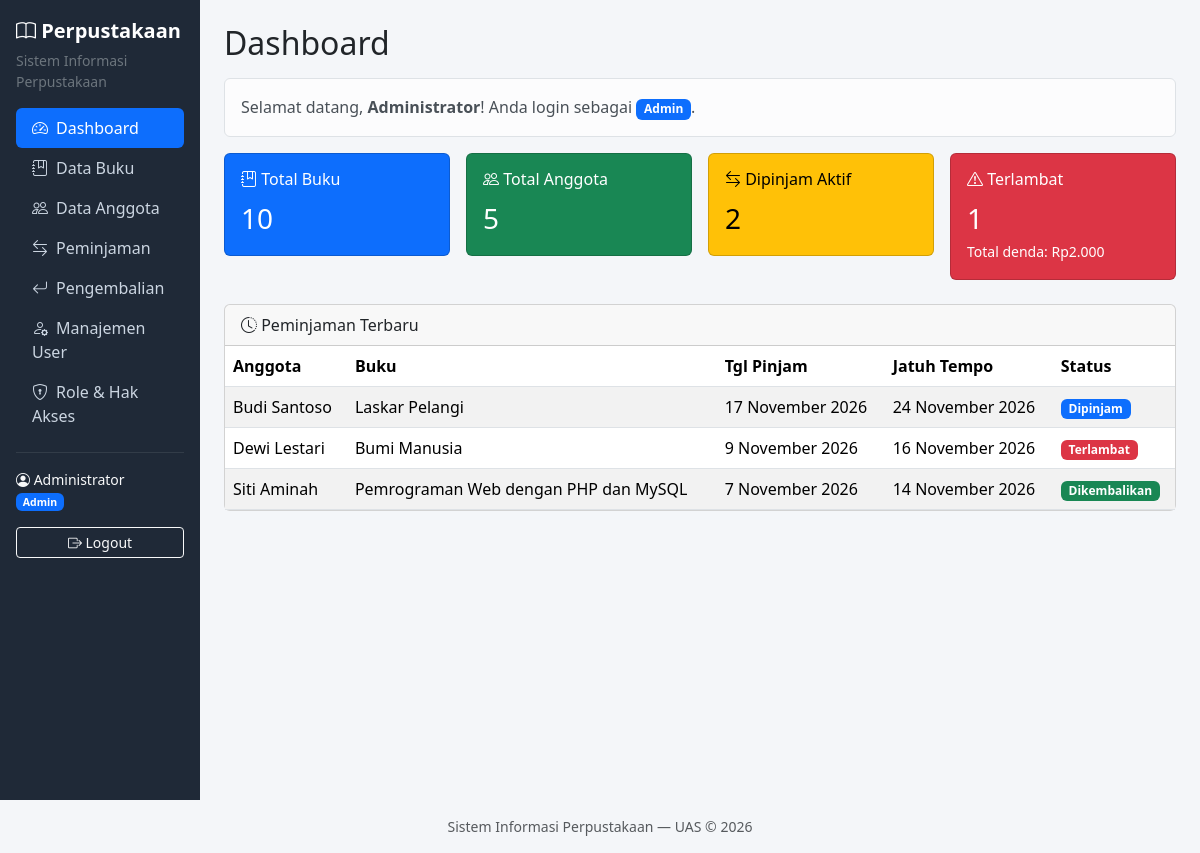
/source/dashboard.php (signed in), run on the app's committed database.
### tables this page shows
CREATE TABLE IF NOT EXISTS peminjaman (
    id INT AUTO_INCREMENT PRIMARY KEY,
    anggota_id INT NOT NULL,
    buku_id INT NOT NULL,
    tanggal_pinjam DATE NOT NULL,
    tanggal_jatuh_tempo DATE NOT NULL,
    tanggal_kembali DATE NULL,
    status ENUM('dipinjam','dikembalikan','terlambat') NOT NULL DEFAULT 'dipinjam',
    denda INT NOT NULL DEFAULT 0,
    created_at TIMESTAMP DEFAULT CURRENT_TIMESTAMP,
    FOREIGN KEY (anggota_id) REFERENCES anggota (id),
    FOREIGN KEY (buku_id) REFERENCES buku (id)
);

CREATE TABLE IF NOT EXISTS anggota (
    id INT AUTO_INCREMENT PRIMARY KEY,
    nomor_anggota VARCHAR(20) NOT NULL UNIQUE,
    nama VARCHAR(100) NOT NULL,
    telepon VARCHAR(20) NULL,
    alamat TEXT NULL,
    created_at TIMESTAMP DEFAULT CURRENT_TIMESTAMP
);

CREATE TABLE IF NOT EXISTS buku (
    id INT AUTO_INCREMENT PRIMARY KEY,
    judul VARCHAR(200) NOT NULL,
    penulis VARCHAR(100) NOT NULL,
    penerbit VARCHAR(100) NULL,
    tahun INT NULL,
    kategori_id INT NULL,
    stok INT NOT NULL DEFAULT 0,
    created_at TIMESTAMP DEFAULT CURRENT_TIMESTAMP,
    FOREIGN KEY (kategori_id) REFERENCES kategori (id) ON DELETE SET NULL
);

### source/includes/auth.php (called while the page is built, shortened)
<?php
function url($path)
{
    return BASE_PATH . $path;
}
function e($str)
{
    return htmlspecialchars((string) $str, ENT_QUOTES, 'UTF-8');
}
function currentUser()
{
    return $_SESSION['user'] ?? null;
}
function userPermissions(PDO $pdo)
{
    $user = currentUser();
    $stmt = $pdo->prepare(
        'SELECT p.name FROM permissions p
         JOIN role_permissions rp ON rp.permission_id = p.id
         WHERE rp.role_id = ?'
    );
    $stmt->execute([$user['role_id']]);
    return $stmt->fetchAll(PDO::FETCH_COLUMN);
}
function can(PDO $pdo, $permission)
{
    return in_array($permission, userPermissions($pdo), true);
}
function tglIndo($tanggal)
{
    $bulan = [
        1 => 'Januari', 'Februari', 'Maret', 'April', 'Mei', 'Juni',
        'Juli', 'Agustus', 'September', 'Oktober', 'November', 'Desember',
    ];
    $ts = strtotime($tanggal);
    return date('j', $ts) . ' ' . $bulan[(int) date('n', $ts)] . ' ' . date('Y', $ts);
}
function rupiah($angka)
{
    return 'Rp' . number_format((int) $angka, 0, ',', '.');
}
function statusPeminjaman($row)
{
    if (!empty($row['tanggal_kembali'])) {
        return ['label' => 'Dikembalikan', 'class' => 'success'];
    }
    if (date('Y-m-d') > $row['tanggal_jatuh_tempo']) {
        return ['label' => 'Terlambat', 'class' => 'danger'];
    }
    return ['label' => 'Dipinjam', 'class' => 'primary'];
}

### source/dashboard.php (the view, shortened to what this page needs)
<?php
require __DIR__ . '/config/database.php';
require __DIR__ . '/includes/auth.php';
$title = 'Dashboard';
$user = currentUser();
$totalBuku    = (int) $pdo->query('SELECT COUNT(*) FROM buku')->fetchColumn();
$totalAnggota = (int) $pdo->query('SELECT COUNT(*) FROM anggota')->fetchColumn();
$pinjamAktif  = (int) $pdo->query("SELECT COUNT(*) FROM peminjaman WHERE tanggal_kembali IS NULL")->fetchColumn();
$terlambat    = (int) $pdo->query(
    "SELECT COUNT(*) FROM peminjaman WHERE tanggal_kembali IS NULL AND tanggal_jatuh_tempo < CURDATE()"
)->fetchColumn();
$totalDenda   = (int) $pdo->query('SELECT COALESCE(SUM(denda),0) FROM peminjaman')->fetchColumn();
if (isRole('Anggota') && !empty($user['anggota_id'])) {
    $stmt = $pdo->prepare(
        'SELECT p.*, a.nama AS nama_anggota, b.judul AS judul_buku
         FROM peminjaman p
         JOIN anggota a ON a.id = p.anggota_id
         JOIN buku b ON b.id = p.buku_id
         WHERE p.anggota_id = ?
         ORDER BY p.created_at DESC LIMIT 10'
    );
    $stmt->execute([$user['anggota_id']]);
    $pinjamanTerbaru = $stmt->fetchAll();
    $stmt = $pdo->prepare("SELECT COUNT(*) FROM peminjaman WHERE anggota_id = ? AND tanggal_kembali IS NULL");
    $stmt->execute([$user['anggota_id']]);
    $pinjamAktif = (int) $stmt->fetchColumn();
    $stmt = $pdo->prepare("SELECT COUNT(*) FROM peminjaman WHERE anggota_id = ? AND tanggal_kembali IS NULL AND tanggal_jatuh_tempo < CURDATE()");
    $stmt->execute([$user['anggota_id']]);
    $terlambat = (int) $stmt->fetchColumn();
    $stmt = $pdo->prepare('SELECT COALESCE(SUM(denda),0) FROM peminjaman WHERE anggota_id = ?');
    $stmt->execute([$user['anggota_id']]);
    $totalDenda = (int) $stmt->fetchColumn();
} else {
    $pinjamanTerbaru = $pdo->query(
        'SELECT p.*, a.nama AS nama_anggota, b.judul AS judul_buku
         FROM peminjaman p
         JOIN anggota a ON a.id = p.anggota_id
         JOIN buku b ON b.id = p.buku_id
         ORDER BY p.created_at DESC LIMIT 10'
    )->fetchAll();
}
require __DIR__ . '/includes/header.php';
?>
<div class="alert alert-light border">
    Selamat datang, <strong><?= e($user['name']) ?></strong>! Anda login sebagai
    <span class="badge bg-primary"><?= e($user['role_name']) ?></span>.
</div>
<div class="row g-3 mb-4">
    <div class="col-md-3">
        <div class="card text-bg-primary"><div class="card-body">
            <h6 class="card-title"><i class="bi bi-journal-bookmark"></i> Total Buku</h6>
            <p class="card-text fs-3 mb-0"><?= $totalBuku ?></p>
        </div></div>
    </div>
    <div class="col-md-3">
        <div class="card text-bg-success"><div class="card-body">
            <h6 class="card-title"><i class="bi bi-people"></i> Total Anggota</h6>
            <p class="card-text fs-3 mb-0"><?= $totalAnggota ?></p>
        </div></div>
    </div>
    <div class="col-md-3">
        <div class="card text-bg-warning"><div class="card-body">
            <h6 class="card-title"><i class="bi bi-arrow-left-right"></i> Dipinjam Aktif</h6>
            <p class="card-text fs-3 mb-0"><?= $pinjamAktif ?></p>
        </div></div>
    </div>
    <div class="col-md-3">
        <div class="card text-bg-danger"><div class="card-body">
            <h6 class="card-title"><i class="bi bi-exclamation-triangle"></i> Terlambat</h6>
            <p class="card-text fs-3 mb-0"><?= $terlambat ?></p>
            <small>Total denda: <?= rupiah($totalDenda) ?></small>
        </div></div>
    </div>
</div>
<div class="card">
    <div class="card-header"><i class="bi bi-clock-history"></i> Peminjaman Terbaru</div>
    <div class="card-body p-0">
        <table class="table table-striped mb-0">
            <thead><tr>
                <th>Anggota</th><th>Buku</th><th>Tgl Pinjam</th><th>Jatuh Tempo</th><th>Status</th>
            </tr></thead>
            <tbody>
            <?php if (empty($pinjamanTerbaru)): ?>
                <tr><td colspan="5" class="text-center text-muted py-3">Belum ada data peminjaman.</td></tr>
            <?php else: ?>
                <?php foreach ($pinjamanTerbaru as $row): $st = statusPeminjaman($row); ?>
                <tr>
                    <td><?= e($row['nama_anggota']) ?></td>
                    <td><?= e($row['judul_buku']) ?></td>
                    <td><?= tglIndo($row['tanggal_pinjam']) ?></td>
                    <td><?= tglIndo($row['tanggal_jatuh_tempo']) ?></td>
                    <td><span class="badge bg-<?= $st['class'] ?>"><?= $st['label'] ?></span></td>
                </tr>
                <?php endforeach; ?>
            <?php endif; ?>
            </tbody>
        </table>
    </div>
</div>
<?php require __DIR__ . '/includes/footer.php'; ?>

### source/includes/header.php (shortened to what this page needs)
<?php
$user = currentUser();
$uri = $_SERVER['REQUEST_URI'] ?? '';
function menuAktif($path, $uri)
{
    return strpos($uri, $path) === 0 ? 'active' : '';
}
?>
<!DOCTYPE html>
<html lang="id">
<head>
    <link href="https://cdn.jsdelivr.net/npm/bootstrap@5.3.3/dist/css/bootstrap.min.css" rel="stylesheet">
    <link href="https://cdn.jsdelivr.net/npm/bootstrap-icons@1.11.3/font/bootstrap-icons.min.css" rel="stylesheet">
</head>
<body>
<div class="container-fluid">
    <div class="row">
        <nav class="col-md-3 col-lg-2 d-md-block sidebar p-3">
            <div class="brand fs-5 mb-1"><i class="bi bi-book"></i> Perpustakaan</div>
            <div class="text-secondary small mb-3">Sistem Informasi Perpustakaan</div>
            <ul class="nav flex-column">
                <li class="nav-item">
                    <a class="nav-link <?= menuAktif(url('/dashboard.php'), $uri) ?>" href="<?= url('/dashboard.php') ?>"><i class="bi bi-speedometer2"></i>Dashboard</a>
                </li>
                <?php if (can($pdo, 'buku.view')): ?>
                <li class="nav-item">
                    <a class="nav-link <?= menuAktif(url('/buku/'), $uri) ?>" href="<?= url('/buku/index.php') ?>"><i class="bi bi-journal-bookmark"></i>Data Buku</a>
                </li>
                <?php endif; ?>
                <?php if (can($pdo, 'anggota.view')): ?>
                <li class="nav-item">
                    <a class="nav-link <?= menuAktif(url('/anggota/'), $uri) ?>" href="<?= url('/anggota/index.php') ?>"><i class="bi bi-people"></i>Data Anggota</a>
                </li>
                <?php endif; ?>
                <?php if (can($pdo, 'peminjaman.view')): ?>
                <li class="nav-item">
                    <a class="nav-link <?= menuAktif(url('/peminjaman/'), $uri) ?>" href="<?= url('/peminjaman/index.php') ?>"><i class="bi bi-arrow-left-right"></i>Peminjaman</a>
                </li>
                <?php endif; ?>
                <?php if (can($pdo, 'pengembalian.process')): ?>
                <li class="nav-item">
                    <a class="nav-link <?= menuAktif(url('/pengembalian/'), $uri) ?>" href="<?= url('/pengembalian/index.php') ?>"><i class="bi bi-arrow-return-left"></i>Pengembalian</a>
                </li>
                <?php endif; ?>
                <?php if (can($pdo, 'users.manage')): ?>
                <li class="nav-item">
                    <a class="nav-link <?= menuAktif(url('/users/'), $uri) ?>" href="<?= url('/users/index.php') ?>"><i class="bi bi-person-gear"></i>Manajemen User</a>
                </li>
                <?php endif; ?>
                <?php if (can($pdo, 'roles.manage')): ?>
                <li class="nav-item">
                    <a class="nav-link <?= menuAktif(url('/roles/'), $uri) ?>" href="<?= url('/roles/index.php') ?>"><i class="bi bi-shield-lock"></i>Role &amp; Hak Akses</a>
                </li>
                <?php endif; ?>
            </ul>
            <hr class="border-secondary">
            <div class="text-light small">
                <i class="bi bi-person-circle"></i> <?= e($user['name']) ?><br>
                <span class="badge bg-primary"><?= e($user['role_name']) ?></span>
            </div>
            <a href="<?= url('/logout.php') ?>" class="btn btn-outline-light btn-sm w-100 mt-3"><i class="bi bi-box-arrow-right"></i> Logout</a>
        </nav>
        <main class="col-md-9 ms-sm-auto col-lg-10 content">
            <h2 class="mb-3"><?= e($title ?? 'Dashboard') ?></h2>

### source/includes/footer.php (shortened to what this page needs)
        </main>
    </div>
</div>
<footer class="text-center text-muted small py-3">
    Sistem Informasi Perpustakaan &mdash; UAS &copy; <?= date('Y') ?>
</footer>
</body>
</html>

### source/includes/header.php (style rules this page uses)
body { background-color: #f4f6f9; }
.sidebar { min-height: 100vh; background: #1f2937; }
.sidebar .nav-link { color: #cbd5e1; border-radius: .375rem; }
.sidebar .nav-link.active { background: #0d6efd; color: #fff; }
.sidebar .nav-link i { margin-right: .5rem; }
.sidebar .brand { color: #fff; font-weight: 700; }
.content { padding: 1.5rem; }

### data on the page
peminjaman: anggota.nama "Budi Santoso", buku.judul "Laskar Pelangi", tanggal_pinjam "17 November 2026", tanggal_jatuh_tempo "24 November 2026", label "Dipinjam"
peminjaman: anggota.nama "Dewi Lestari", buku.judul "Bumi Manusia", tanggal_pinjam "9 November 2026", tanggal_jatuh_tempo "16 November 2026", label "Terlambat"
peminjaman: anggota.nama "Siti Aminah", buku.judul "Pemrograman Web dengan PHP dan MySQL", tanggal_pinjam "7 November 2026", tanggal_jatuh_tempo "14 November 2026", label "Dikembalikan"

### other printed values
$user['name'] "Administrator"
$user['role_name'] "Admin"
$title "Dashboard"
$totalBuku "10"
$totalAnggota "5"
$pinjamAktif "2"
$terlambat "1"
rupiah($totalDenda) "Rp2.000"
